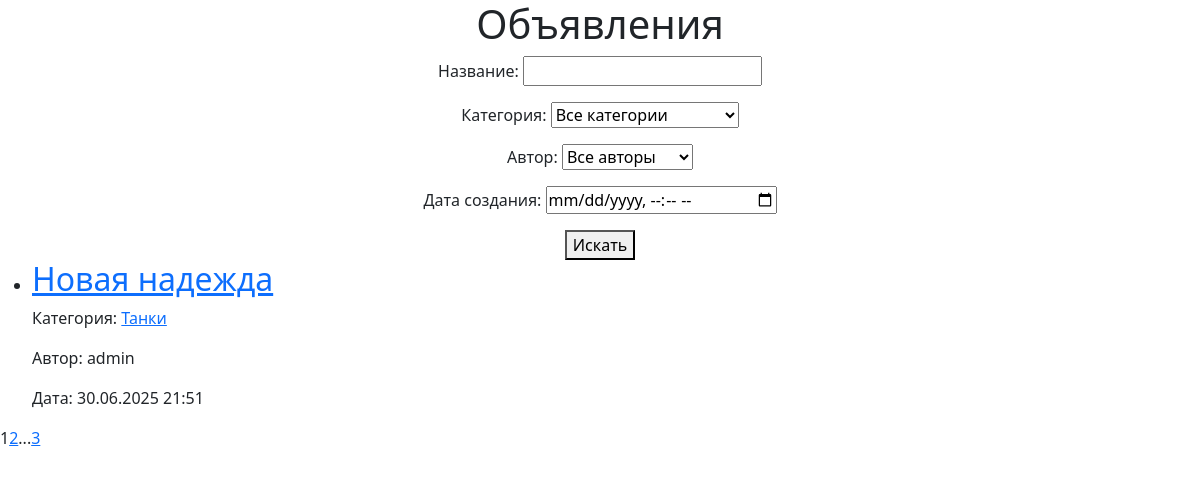
The page / on the database its author committed.
### board/models.py (models this page shows, shortened)
class Announcement(models.Model):
    category = models.ForeignKey(Category, on_delete=models.CASCADE)
    author = models.ForeignKey(Author, on_delete=models.CASCADE, related_name='ann')
    title = models.CharField(max_length=255)
    text = CKEditor5Field(
        'Content',
        config_name='default',  # Ссылка на конфигурацию в settings.py
        blank=True,
        null=True,
    )
    image = models.ImageField('Изображение', upload_to='ads_images/', null=True, blank=True)
    created_at = models.DateTimeField(auto_now_add=True)
    class Meta:
        permissions = [
            ('can_add_announcement', 'Can add announcement'),
            ('can_change_announcement', 'Can change announcement'),
            ('can_delete_announcement', 'Can delete announcement'),
        ]

class Category(models.Model):
    name = models.CharField(max_length=100, unique=True)
    subscribers = models.ManyToManyField(User, related_name='subscribed_categories', blank=True)
    def __str__(self):
        return self.name

class Author(models.Model):
    authorUser = models.OneToOneField(User, on_delete=models.CASCADE)
    def __str__(self):
        return self.authorUser.username

### board/views.py (the view)
# urls.py: path('', views.index, name='index'),  # Главная страница с объявлениями
def index(request):
    announcement_filter = AnnouncementFilter(request.GET, queryset=Announcement.objects.all().order_by('-created_at'))
    filtered_announcements = announcement_filter.qs
    paginator = Paginator(filtered_announcements, 1)
    page_number = request.GET.get('page')
    page_obj = paginator.get_page(page_number)
    next_page = page_obj.number + 1 if page_obj.has_next() else None
    return render(request, 'index.html', {
        'page_obj': page_obj,
        'paginator': paginator,
        'next_page': next_page,
        'filter': announcement_filter,
    })

### board/templatetags/custom_tags.py (called while the page is built)
@register.simple_tag(takes_context=True)
def url_replace(context, **kwargs):
   d = context['request'].GET.copy()
   for k, v in kwargs.items():
       d[k] = v
   return d.urlencode()

### templates/index.html (shortened to what this page needs)
<!DOCTYPE html>
{% load static %}
{% load custom_tags %}
<html lang="en">
<head>
    <link href="{% static 'css/styles.css' %}" rel="stylesheet" />
</head>
<body>
    <div style="text-align: center;"><h1>Объявления</h1>
    <form method="get">
    {% if filter.form %}
        {{ filter.form.as_p }}
    {% else %}
        <p>Форма фильтрации не доступна</p>
    {% endif %}
    <button type="submit">Искать</button>
    </form></div>
    <ul>
        {% for announcement in page_obj %}
            <li>
                <h2><a href="{% url 'announcement_detail' announcement.id %}">{{ announcement.title }}</a></h2>
                <p>Категория: <a href="{% url 'category_announcements' announcement.category.id %}">{{ announcement.category.name }}</a></p>
                <p>Автор: {{ announcement.author.authorUser.username }}</p>
                <p>Дата: {{ announcement.created_at|date:"d.m.Y H:i" }}</p>
            </li>
        {% empty %}
            <p>Нет доступных объявлений.</p>
        {% endfor %}
    </ul>
    <div class="pagination">
    <span class="current">{{ page_obj.number }}</span>
    {% if page_obj.has_next %}
        {% if page_obj.next_page_number != paginator.num_pages %}
            <a href="?{% url_replace page=page_obj.next_page_number %}">{{ page_obj.next_page_number }}</a>
        {% endif %}
        {% if page_obj.number != paginator.num_pages %}
            ...
            <a href="?{% url_replace page=page_obj.paginator.num_pages %}">{{ paginator.num_pages }}</a>
        {% endif %}
    {% endif %}
    </div>
</body>
</html>

### rows shown on the page
Announcement: title "Новая надежда", category.name "Танки", author.authorUser.username "admin", created_at "30.06.2025 21:51"

### other values the page prints
{{ page_obj.number }} "1"
{{ page_obj.next_page_number }} "2"
{{ paginator.num_pages }} "3"
